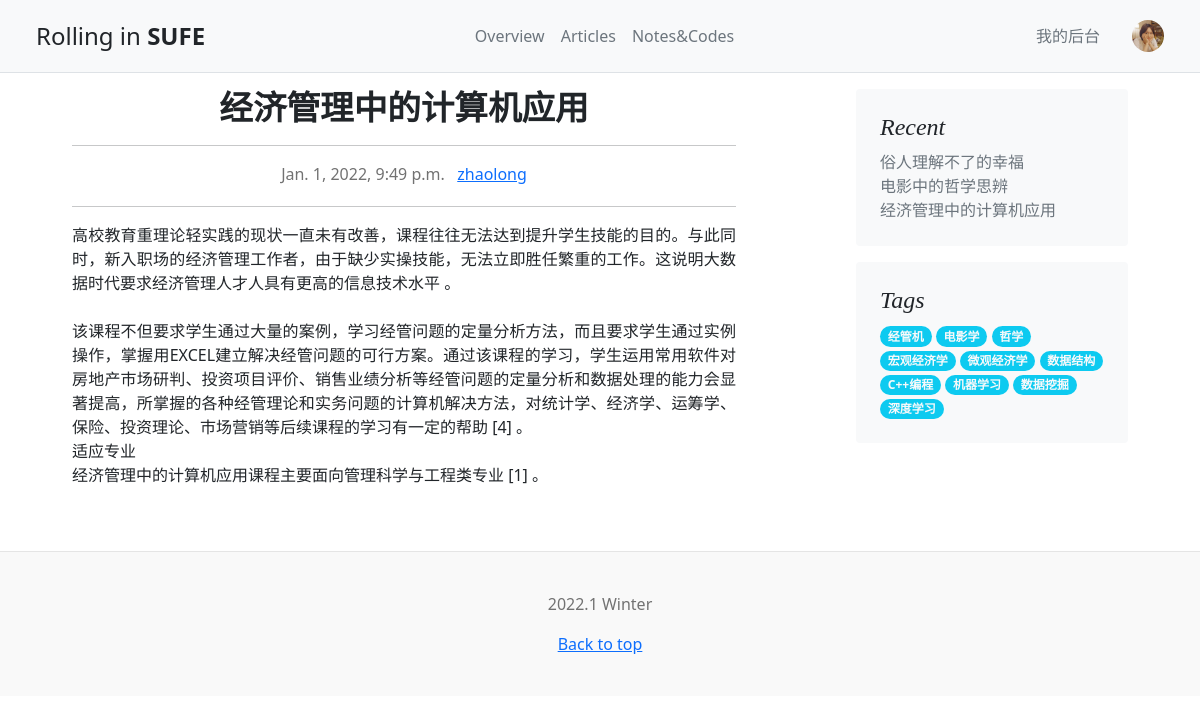
/article/1 (signed in), run on the app's committed database.
### userprofile/models.py (models this page shows)
class Profile(models.Model):
    user = models.OneToOneField(User, on_delete=models.CASCADE, related_name='extension')
    telephone = models.CharField(max_length=11)
    birthday = models.DateField(null=True, blank=True)
    major = models.CharField(blank=True, max_length=30)
    school = models.CharField(blank=True, max_length=30)
    photo = models.ImageField(upload_to=user_directory_path, blank=True, null=True)
    def photo_url(self):
        if self.photo and hasattr(self.photo, 'url'):
            print(self.photo.url)
            return self.photo.url
        else:
            print(self.photo.url)

### article/models.py (models this page shows, shortened)
class Article(models.Model):
    title = models.CharField(max_length=100)
    abstract = models.CharField(max_length=300, blank=True)
    body = models.TextField()
    created_time = models.DateTimeField(default=timezone.now)
    modified_time = models.DateTimeField()
    category = models.ForeignKey(Category, on_delete=models.CASCADE)
    tags = models.ManyToManyField(Tag)
    author = models.ForeignKey(User, on_delete=models.CASCADE)

class Tag(models.Model):
    name = models.CharField(max_length=100)

### article/views.py (the view)
# urls.py: path('<int:pk>', views.details, name='details'),
def details(request, pk):
    article = get_object_or_404(Article, pk=pk)
    return render(request, 'article/details.html', context={
        'article': article,
    })

### article/templatetags/article_extras.py (called while the page is built)
@register.inclusion_tag('article/inclusions/_recent_articles.html', takes_context=True)
def show_recent_articles(context, num=5):
    recent_articles = Article.objects.all().order_by('-created_time')[:num]
    return {
        'recent_articles': recent_articles,
    }

@register.inclusion_tag('article/inclusions/_show_tags.html', takes_context=True)
def show_tags(context):
    tags_list = Tag.objects.all()
    return {
        'tags_list': tags_list,
    }

### userprofile/templatetags/profile_extras.py (called while the page is built)
@register.inclusion_tag('userprofile/inclusions/_show_photo.html', takes_context=True)
def show_photo(context, user_pk):
    profile = get_object_or_404(Profile, user_id=user_pk)
    return {
        'profile': profile,
    }

### templates/article/details.html
{% extends 'base.html' %}
{% load article_extras %}
{% block main %}
<div class="row">
    <div class="col-md-8">
        <article class="blog-post px-5">
            <h2 class="blog-post-title text-center">{{ article.title }}</h2>
            <hr>
            <p class="fs-6 blog-post-meta text-center">{{ article.modified_time }} &nbsp; <a href="{% url 'userprofile:profiles' article.author.pk %}">{{ article.author }}</a></p>
            <hr>
            <p class="fs-6 blog-post-body">{{ article.body|linebreaksbr }}</p>
        </article>
    </div>
    <div class="col">
        <div class="position-sticky" style="top:2rem">
            {% show_recent_articles %}
            {% show_tags %}
        </div>
    </div>
</div>
{% endblock main %}

### templates/userprofile/inclusions/_show_photo.html
<a href="{% url 'userprofile:profiles' profile.user_id %}" class="d-block link-dark text-decoration-none" id="dropdownUser1" data-bs-toggle="dropdown" aria-expanded="false">
    <img src="{{ profile.photo_url }}" alt="mdo" width="32" height="32" class="rounded-circle">
</a>

### templates/article/inclusions/_recent_articles.html
<div class="p-4 mx-5 mb-3 bg-light rounded">
    <h4 class="fst-italic">Recent</h4>
    <ul class="list-unstyled mb-0">
        {% for article in recent_articles %}
            <li>
            <a class="text-decoration-none link-secondary" href="{% url 'article:details' article.pk %}">{{ article.title }}</a>
            </li>
        {% endfor %}
    </ul>
</div>

### templates/article/inclusions/_show_tags.html
<div class="p-4 mx-5 mb-3 bg-light rounded">
    <h4 class="fst-italic">Tags</h4>
    <ul class="list-unstyled mb-0">
        {% for tag in tags_list %}
            <li class="badge rounded-pill bg-info text-light">
            <a class="text-decoration-none text-light link-secondary" href="{% url 'article:tag' tag.pk %}">{{ tag.name }}</a>
            </li>
        {% endfor %}
    </ul>
</div>

### article/static/article/css/blog.css (style rules this page uses)
h1, h2, h3, h4, h5, h6 { font-family: "Playfair Display", Georgia, "Times New Roman", serif; }
.blog-post { margin-bottom: 4rem; }
.blog-post-title { margin-bottom: .25rem; font-size: 2.1rem; font-weight: bold; }
.blog-post-meta { margin-bottom: 1.25rem; color: #727272; }
.blog-post-body { text-align: justify; }

### data on the page
Profile: photo_url (picture)
Article: title "经济管理中的计算机应用", modified_time "Jan. 1, 2022, 9:49 p.m.", author "zhaolong", body "高校教育重理论轻实践的现状一直未有改善，课程往往无法达到提升学生技能的目的。与此同时，新入职场的经济管理工作者，由于缺少实操技能，无法立即胜任繁重的工作。这说明大数据时代要求经济管理人才人具有更高的信息技术水平 。 该课程不但要求学生通过大量的案例，学习经管问题的定量分析方法，而且要求学生通过实例操作，掌握用EXCEL建立解决经管问题的可行方案。通过该课程的学习，学生运用常用软件对房地产市场研判、投资项目评价、销售业绩分析等经管问题的定量分析和数据处理的能力会显著提高，所掌握的各种经管理论和实务问题的计算机解决方法，对统计学、经济学、运筹学、保险、投资理论、市场营销等后续课程的学习有一定的帮助 [4] 。 适应专业 经济管理中的计算机应用课程主要面向管理科学与工程类专业 [1] 。"
Article: title "俗人理解不了的幸福"
Article: title "电影中的哲学思辨"
Tag: name "经管机"
Tag: name "电影学"
Tag: name "哲学"
Tag: name "宏观经济学"
Tag: name "微观经济学"
Tag: name "数据结构"
Tag: name "C++编程"
Tag: name "机器学习"
Tag: name "数据挖掘"
Tag: name "深度学习"
